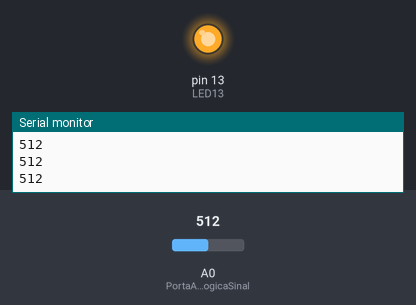
This sketch was run on a simulated Arduino Uno, built with avr-gcc and run on an emulated ATmega328P. Shown: output pins drawn as LEDs (lit = HIGH), the last lines printed to the serial monitor. The test bench sets the inputs (shaded band); at power-on: A0 (PortaAnalogicaSinal) = 512.

Above: at 1.2 s.
1.3 s: A0 (PortaAnalogicaSinal) set to 383
2.8 s: A0 (PortaAnalogicaSinal) set to 360
At 3.5 s:
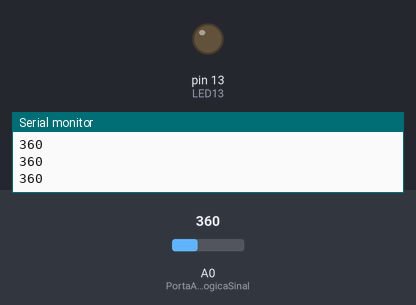
4.3 s: A0 (PortaAnalogicaSinal) set to 385
At 5.5 s:
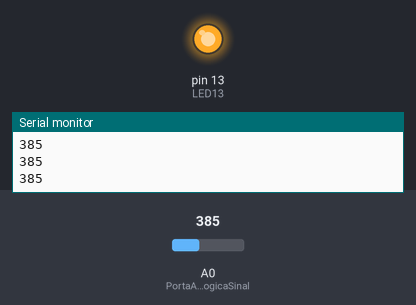
5.8 s: A0 (PortaAnalogicaSinal) set to 365
At 6.8 s:
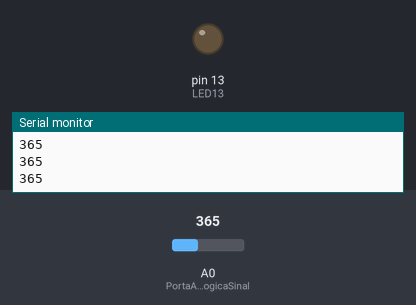
Timing chart, 0 to 8.3 s (numbered marks = the images above; inputs shaded):
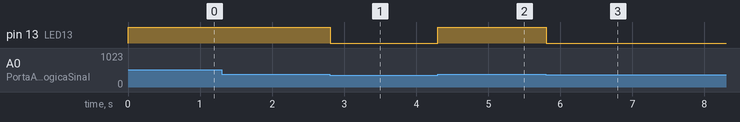

Measured:
- the behaviour switches between 376 and 375 on A0 (PortaAnalogicaSinal) (found by bisection; images 0 and 1)
- after the input at 2.8 s, pin 13 (LED13): HIGH → LOW at once
- after the input at 4.3 s, pin 13 (LED13): LOW → HIGH at once
- after the input at 5.8 s, pin 13 (LED13): HIGH → LOW at once

The sketch:

PIBIC_-_Leitura_de_pulso.ino
```cpp
/*

Conexões
[-----------------]
|A0 - Branco      |
|GND - Cinza      |
|(5V)3.3V - Preto | (A recomendação do fabricante do sensor é 5V, mas 3.3v saiu melhor.)
|LED13 - OnBoard  |
[-----------------]

Comentários de desenvolvimento
[=============================================================================================================================================================]
|Valores próximos do 300 em 3.3v e próximos de 500 no 5V, obtive melhores leituras no pino 3.3V,os batimentos cardíacos ficaram mais legíveis e nítidos.      |
|Porém esse valor é variável dependendo da corrente de energia que está passando pelo Arduino/Sensor no momento, melhor testar antes de mudar o "int Limite". |
|O Unity lê a COMX e cria um arquivo .txt com o Output do Arduino                                                                                             |
[=============================================================================================================================================================]


*/


int PortaAnalogicaSinal = 0;       //A0 na placa
int LED13 = 13;                    //LED OnBoard

int ContagemBatimentos;            //<<Ainda não to usando isso>>

int Sinal;                         //Sinal dado pelo sensor
int Limite = 375;                  //Se chegar em nesse número conta como uma batida

void setup() {
  pinMode(LED13,OUTPUT);
   Serial.begin(9600);


}
void loop() {

  Sinal = analogRead(PortaAnalogicaSinal);   // Leitura do sensor

   Serial.println(Sinal);                    // Manda pro Serial Plotter

   if(Sinal > Limite){
     digitalWrite(LED13,HIGH);
   } else {
     digitalWrite(LED13,LOW);
   }

delay(10);

}
```
